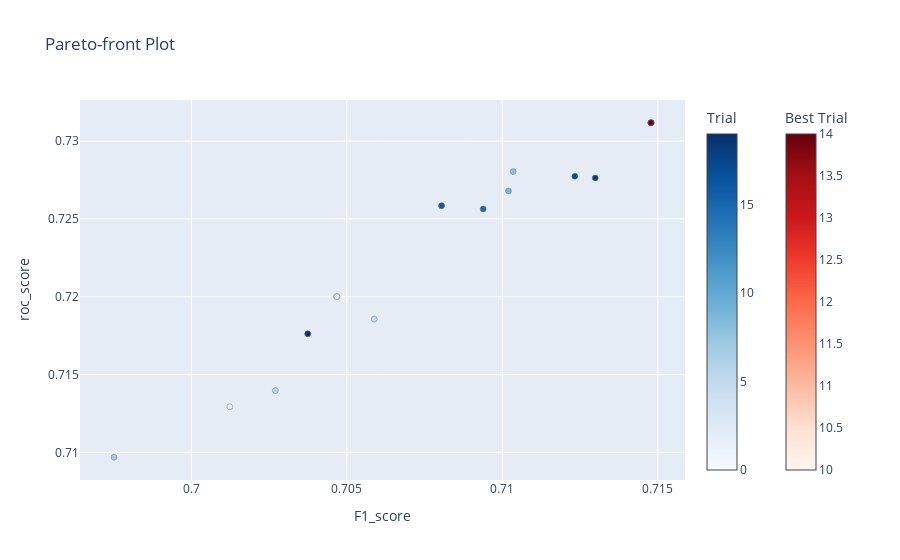

Notebook code cell kept with this figure:
### Code cell
%%time
# create study set
study = optuna.create_study(study_name="Stack", directions=["maximize", "maximize"], sampler=sampler)
# try multiple times
study.optimize(optuna_st, n_trials=20)
clear_output(wait=False)

optuna.visualization.plot_pareto_front(study, target_names=["F1_score", "roc_score"])

### Figure 1 — Plotly figure (JSON) as saved in the notebook; plotly's stock layout.template omitted (floating-point values rounded to 4 significant figures)
{"data": [{"hovertemplate": "%{text}<extra>Trial</extra>", "marker": {"color": [0, 1, 2, 3, 4, 5, 6, 7, 8, 9, 15, 16, 17, 18, 19], "colorbar": {"title": {"text": "Trial"}}, "colorscale": [[0, "rgb(247,251,255)"], [0.125, "rgb(222,235,247)"], [0.25, "rgb(198,219,239)"], [0.375, "rgb(158,202,225)"], [0.5, "rgb(107,174,214)"], [0.625, "rgb(66,146,198)"], [0.75, "rgb(33,113,181)"], [0.875, "rgb(8,81,156)"], [1, "rgb(8,48,107)"]], "line": {"color": "Grey", "width": 0.5}}, "mode": "markers", "showlegend": false, "text": ["{<br>  \"number\": 0,<br>  \"values\": [<br>    0.7046750285062714,<br>    0.7200107481478638<br>  ],<br>  \"params\": {<br>    \"n_estimators\": 362,<br>    \"max_depth\": 10<br>  }<br>}", "{<br>  \"number\": 1,<br>  \"values\": [<br>    0.7012401352874859,<br>    0.7129284864304634<br>  ],<br>  \"params\": {<br>    \"n_estimators\": 353,<br>    \"max_depth\": 15<br>  }<br>}", "{<br>  \"number\": 2,<br>  \"values\": [<br>    0.7037457434733257,<br>    0.7176164062799892<br>  ],<br>  \"params\": {<br>    \"n_estimators\": 376,<br>    \"max_depth\": 12<br>  }<br>}", "{<br>  \"number\": 3,<br>  \"values\": [<br>    0.7046750285062714,<br>    0.7200107481478638<br>  ],<br>  \"params\": {<br>    \"n_estimators\": 381,<br>    \"max_depth\": 10<br>  }<br>}", "{<br>  \"number\": 4,<br>  \"values\": [<br>    0.7080459770114943,<br>    0.7258454569882155<br>  ],<br>  \"params\": {<br>    \"n_estimators\": 405,<br>    \"max_depth\": 7<br>  }<br>}", "{<br>  \"number\": 5,<br>  \"values\": [<br>    0.7058823529411764,<br>    0.7185616674983686<br>  ],<br>  \"params\": {<br>    \"n_estimators\": 447,<br>    \"max_depth\": 13<br>  }<br>}", "{<br>  \"number\": 6,<br>  \"values\": [<br>    0.7027027027027029,<br>    0.7139745115350659<br>  ],<br>  \"params\": {<br>    \"n_estimators\": 444,<br>    \"max_depth\": 14<br>  }<br>}", "{<br>  \"number\": 7,<br>  \"values\": [<br>    0.6975169300225733,<br>    0.7096896472304326<br>  ],<br>  \"params\": {<br>    \"n_estimators\": 410,<br>    \"max_depth\": 15<br>  }<br>}", "{<br>  \"number\": 8,<br>  \"values\": [<br>    0.7103448275862069,<br>    0.7280382710836436<br>  ],<br>  \"params\": {<br>    \"n_estimators\": 358,<br>    \"max_depth\": 7<br>  }<br>}", "{<br>  \"number\": 9,<br>  \"values\": [<br>    0.7101947308132874,<br>    0.7267907182065948<br>  ],<br>  \"params\": {<br>    \"n_estimators\": 354,<br>    \"max_depth\": 8<br>  }<br>}", "{<br>  \"number\": 15,<br>  \"values\": [<br>    0.7093821510297483,<br>    0.725643929215769<br>  ],<br>  \"params\": {<br>    \"n_estimators\": 429,<br>    \"max_depth\": 8<br>  }<br>}", "{<br>  \"number\": 16,<br>  \"values\": [<br>    0.7080459770114943,<br>    0.7258454569882155<br>  ],<br>  \"params\": {<br>    \"n_estimators\": 393,<br>    \"max_depth\": 7<br>  }<br>}", "{<br>  \"number\": 17,<br>  \"values\": [<br>    0.7123287671232876,<br>    0.727735979424974<br>  ],<br>  \"params\": {<br>    \"n_estimators\": 413,<br>    \"max_depth\": 6<br>  }<br>}", "{<br>  \"number\": 18,<br>  \"values\": [<br>    0.7129840546697039,<br>    0.727635215538751<br>  ],<br>  \"params\": {<br>    \"n_estimators\": 434,<br>    \"max_depth\": 9<br>  }<br>}", "{<br>  \"number\": 19,<br>  \"values\": [<br>    0.7037457434733257,<br>    0.7176164062799892<br>  ],<br>  \"params\": {<br>    \"n_estimators\": 372,<br>    \"max_depth\": 12<br>  }<br>}"], "type": "scatter", "x": [0.7047, 0.7012, 0.7037, 0.7047, 0.708, 0.7059, 0.7027, 0.6975, 0.7103, 0.7102, 0.7094, 0.708, 0.7123, 0.713, 0.7037], "y": [0.72, 0.7129, 0.7176, 0.72, 0.7258, 0.7186, 0.714, 0.7097, 0.728, 0.7268, 0.7256, 0.7258, 0.7277, 0.7276, 0.7176]}, {"hovertemplate": "%{text}<extra>Best Trial</extra>", "marker": {"color": [10, 11, 12, 13, 14], "colorbar": {"title": {"text": "Best Trial"}, "x": 1.1, "xpad": 40}, "colorscale": [[0, "rgb(255,245,240)"], [0.125, "rgb(254,224,210)"], [0.25, "rgb(252,187,161)"], [0.375, "rgb(252,146,114)"], [0.5, "rgb(251,106,74)"], [0.625, "rgb(239,59,44)"], [0.75, "rgb(203,24,29)"], [0.875, "rgb(165,15,21)"], [1, "rgb(103,0,13)"]], "line": {"color": "Grey", "width": 0.5}}, "mode": "markers", "showlegend": false, "text": ["{<br>  \"number\": 10,<br>  \"values\": [<br>    0.7147766323024055,<br>    0.7311763463974512<br>  ],<br>  \"params\": {<br>    \"n_estimators\": 387,<br>    \"max_depth\": 5<br>  }<br>}", "{<br>  \"number\": 11,<br>  \"values\": [<br>    0.7147766323024055,<br>    0.7311763463974512<br>  ],<br>  \"params\": {<br>    \"n_estimators\": 422,<br>    \"max_depth\": 5<br>  }<br>}", "{<br>  \"number\": 12,<br>  \"values\": [<br>    0.7147766323024055,<br>    0.7311763463974512<br>  ],<br>  \"params\": {<br>    \"n_estimators\": 424,<br>    \"max_depth\": 5<br>  }<br>}", "{<br>  \"number\": 13,<br>  \"values\": [<br>    0.7147766323024055,<br>    0.7311763463974512<br>  ],<br>  \"params\": {<br>    \"n_estimators\": 390,<br>    \"max_depth\": 5<br>  }<br>}", "{<br>  \"number\": 14,<br>  \"values\": [<br>    0.7147766323024055,<br>    0.7311763463974512<br>  ],<br>  \"params\": {<br>    \"n_estimators\": 421,<br>    \"max_depth\": 5<br>  }<br>}"], "type": "scatter", "x": [0.7148, 0.7148, 0.7148, 0.7148, 0.7148], "y": [0.7312, 0.7312, 0.7312, 0.7312, 0.7312]}], "layout": {"title": {"text": "Pareto-front Plot"}, "xaxis": {"title": {"text": "F1_score"}}, "yaxis": {"title": {"text": "roc_score"}}}}
